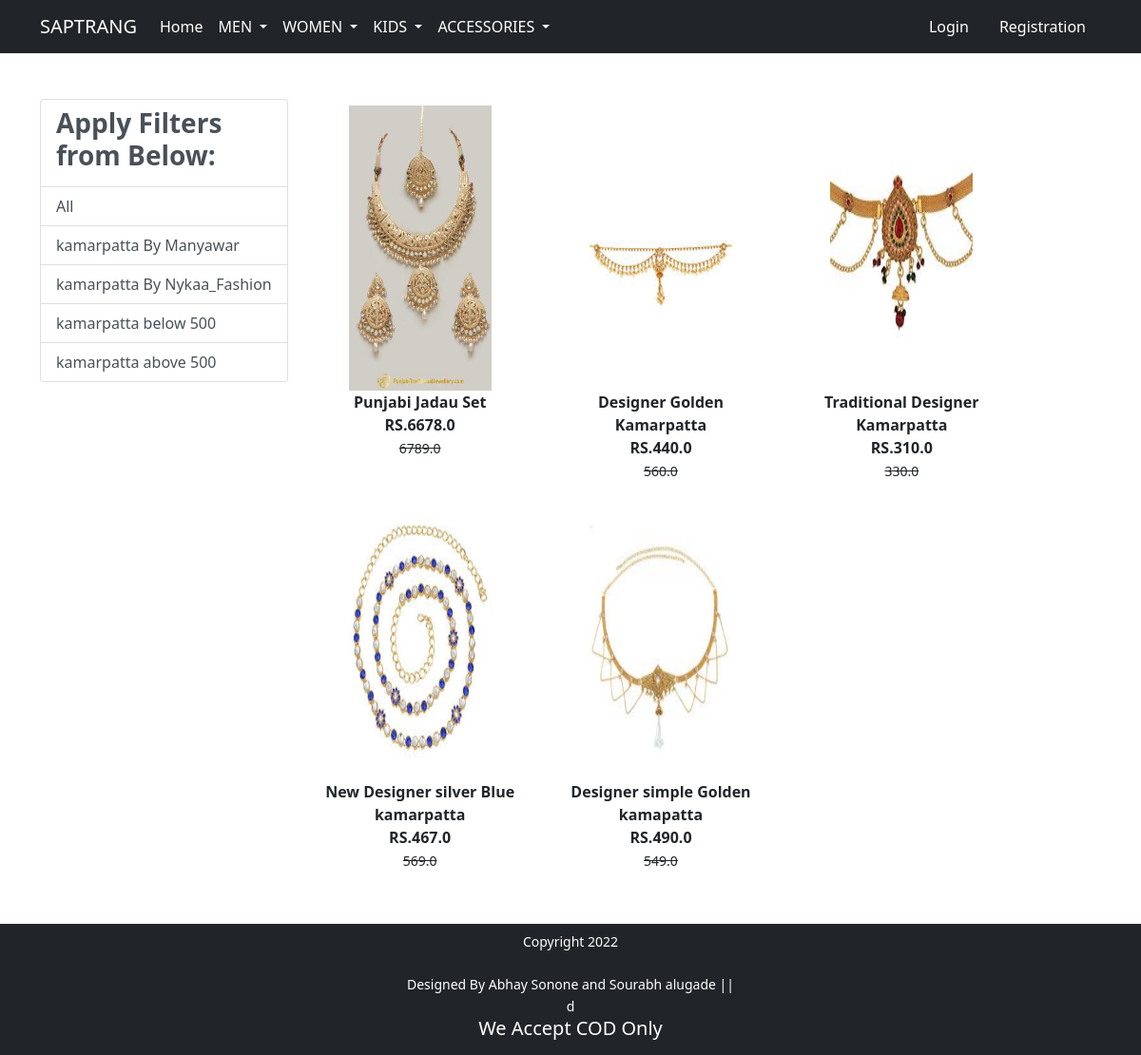
/kamarpatta/, run on the app's committed database.
### app/models.py (models this page shows, shortened)
class Product(models.Model):
    title =models.CharField(max_length=100)
    selling_price =models.FloatField()
    discounted_price = models.FloatField()
    description = models.TextField()
    brand = models.CharField(max_length=100)
    category= models.CharField(choices=CATEGORY_CHOICES,max_length=5)
    product_image = models.ImageField(upload_to ="productimg")

### app/views.py (the view)
# urls.py: path('kamarpatta/', views.kamarpatta, name='kamarpatta'),
def kamarpatta(request, data=None):
    totalitem=0
    if data == None:
        kamarpatta = Product.objects.filter(category='kp')
    elif data=='Manyawar' or data=='Nykaa_Fashion':
        kamarpatta = Product.objects.filter(category='kp').filter(brand=data)
    elif data=='below':
        kamarpatta=Product.objects.filter(category='kp').filter(discounted_price__lt=500)
    elif data=='above':
        kamarpatta=Product.objects.filter(category='kp').filter(discounted_price__gt=500)
    if request.user.is_authenticated:
         totalitem= len(Cart.objects.filter(user=request.user))
    return render(request, 'app/kamarpatta.html',{'kamarpatta':kamarpatta,'totalitem':totalitem})

### app/templates/app/kamarpatta.html (shortened to what this page needs)
{% extends 'app/base.html' %}
{% load static %}
{% block main-content %}
<body>
<div class="container my-5  ">
 <div class="row">
  <div class="col-sm-3">
    <div class="list-group">
        <a href="#" class="list-group-item
         list-group-item-action" aria-current="true" ><h3 class="fw-bold">Apply Filters from Below:</h3></a>
        <a href="{% url 'kamarpatta' %}" class="list-group-item
         list-group-item-action" aria-current="true">All</a>
         <a href="{% url 'kamarpattadata' 'Manyawar' %}" class="list-group-item
         list-group-item-action" aria-current="true">kamarpatta By Manyawar</a>
         <a href="{% url 'kamarpattadata' 'Nykaa_Fashion' %}" class="list-group-item
         list-group-item-action" aria-current="true">kamarpatta By Nykaa_Fashion</a>
         <a href="{% url 'kamarpattadata' 'below' %}" class="list-group-item
         list-group-item-action" aria-current="true">kamarpatta below 500</a>
         <a href="{% url 'kamarpattadata' 'above' %}" class="list-group-item
         list-group-item-action" aria-current="true">kamarpatta above 500</a>
    </div>
  </div>
  <div class="col-sm-8">
      <div class="row">
          {% for product in kamarpatta %}
           <div class="col-sm-4 text-center mb-10">
               <a href="{% url 'product-detail' product.id %}" class="btn">
                   <div class="item">
                       <img src="{{product.product_image.url}}" alt="" height="300" width="150" class="">
                       <div class="fw-bold">{{product.description}}</div>
                       <div class="fw-bold">RS.{{product.discounted_price}}</div>
                       <small class="fw-light text-decoration-line-through">{{product.selling_price}}</small>
                   </div>
                </a>
            </div>
            {% endfor %}
        </div>
  </div>
 </div>
</div>
</body>
{% endblock main-content %}

### data on the page
Product: product_image (picture), description "Punjabi Jadau Set", discounted_price "6678.0", selling_price "6789.0"
Product: product_image (picture), description "Designer Golden Kamarpatta", discounted_price "440.0", selling_price "560.0"
Product: product_image (picture), description "Traditional Designer Kamarpatta", discounted_price "310.0", selling_price "330.0"
Product: product_image (picture), description "New Designer silver Blue kamarpatta", discounted_price "467.0", selling_price "569.0"
Product: product_image (picture), description "Designer simple Golden kamapatta", discounted_price "490.0", selling_price "549.0"
